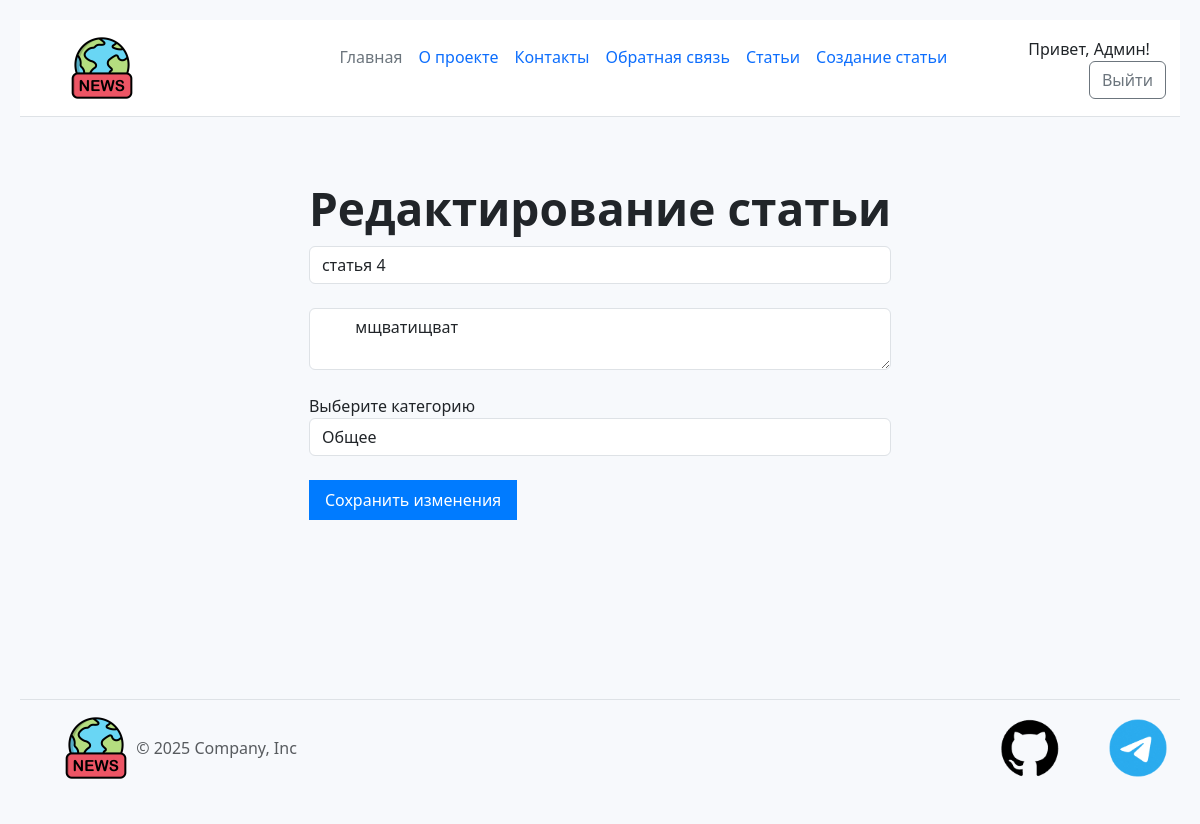
Page /edit-article/4 (signed in) on the committed database.
### models.py (models this page shows, shortened)
class User(UserMixin, db.Model):
    __tablename__ = 'user'
    id = db.Column(db.Integer, primary_key=True)
    name = db.Column(db.String(100), nullable=False)
    email = db.Column(db.String(100), unique=True, nullable=False)
    hashed_password = db.Column(db.String(255), nullable=False)
    created_date = db.Column(db.DateTime(timezone=True), default=lambda: datetime.now(timezone.utc))
    articles = db.relationship('Article', backref='author', lazy=True, cascade='all, delete-orphan')

class Article(db.Model):
    __tablename__ = 'article'
    id = db.Column(db.Integer, primary_key=True)
    title = db.Column(db.String(200), nullable=False)
    text = db.Column(db.Text, nullable=False)
    category = db.Column(db.String(50), default="general")
    created_date = db.Column(db.DateTime(timezone=True), default=lambda: datetime.now(timezone.utc))
    user_id = db.Column(db.Integer, db.ForeignKey('user.id'), nullable=False)
    comments = db.relationship('Comment', backref='article', lazy=True, cascade='all, delete-orphan')

### app.py (the view, shortened to what this page needs)
@app.route("/edit-article/<int:id>", methods=['GET', 'POST'])
@login_required
def edit_article(id):
    article = Article.query.get(id)
    if article.author != current_user:
        return "вы не автор"
    return render_template('edit_article.html', article=article, categories=CATEGORIES)

### app.py (called while the page is built)
@login_manager.user_loader
def load_user(user_id):
    return User.query.get(int(user_id))

### templates/edit_article.html (shortened to what this page needs)
{% extends 'base.html' %}
{% block content %}
<h1 class="welcome-title"> Редактирование статьи </h1>
<form method="post">
    <input type="text" name="title" value="{{ article.title }}" class="form-control" required><br>
    <textarea type="text" name="text" class="form-control textarea-scrollable" row="10" required>
        {{ article.text }}
    </textarea><br>
    <label>Выберите категорию</label>
    <select name="category" class="form-control" required>
        {% for key, name in categories.items() %}
            <option value="{{ key }}">{{ name }}</option>
        {% endfor %}
    </select><br>
    <button class="button" type="submit">Сохранить изменения</button>
</form>
{% endblock %}

### templates/base.html (shortened to what this page needs)
<!DOCTYPE html>
<html lang="en">
<head>
    <link href="https://cdn.jsdelivr.net/npm/bootstrap@5.3.8/dist/css/bootstrap.min.css" rel="stylesheet">
    <link rel="stylesheet" href="{{url_for('static', filename = 'css/main.css')}}">
</head>
<body>
    <div class="page">
        <header class="d-flex flex-wrap align-items-center justify-content-center justify-content-md-between py-3 mb-4 border-bottom">
        <div class="col-md-3 mb-2 mb-md-0">
            <a href="/" class="d-inline-flex link-body-emphasis text-decoration-none"> <svg class="bi" width="40" height="32" role="img" aria-label="Bootstrap"><use xlink:href="#bootstrap"></use></svg>
                <img  class ="logo" src="{{url_for('static', filename='img/world-news.png')}}">
            </a>
        </div>
        <ul class="nav col-12 col-md-auto mb-2 justify-content-center mb-md-0">
            <li><a href="{{url_for('index')}}" class="nav-link px-2 link-secondary">Главная</a></li>
            <li><a href="{{url_for('about')}}" class="nav-link px-2">О проекте</a></li>
            <li><a href="{{url_for('contact')}}" class="nav-link px-2">Контакты</a></li>
            <li><a href="{{url_for('feedback')}}" class="nav-link px-2">Обратная связь</a></li>
            <li><a href="{{url_for('articles')}}" class="nav-link px-2">Статьи</a></li>
            {% if current_user.is_authenticated %}
            <li><a href="{{url_for('create')}}" class="nav-link px-2">Создание статьи</a></li>
            {% endif %}
        <div class="col-md-3 text-end">
            {% if not current_user.is_authenticated %}
            <a href="{{ url_for('login') }}" class="btn btn-outline-primary me-2">Войти</a>
            <a href="{{ url_for('register') }}" class="btn btn-primary">Зарегистрироваться</a>
            {% else %}
            <span class="me-3">Привет, {{ current_user.name }}!</span>
            <a href="{{ url_for('logout') }}" class="btn btn-outline-secondary">Выйти</a>
            {% endif %}
        </div>
        </header>
        <div class="content">
            {% block content %}{% endblock %}
        </div>
        <footer class="d-flex flex-wrap justify-content-between align-items-center py-3 my-4 border-top">
        <div class="col-md-4 d-flex align-items-center">
            <a href="/" class="mb-3 me-2 mb-md-0 text-body-secondary text-decoration-none lh-1" aria-label="Bootstrap"> <svg class="bi" width="30" height="24" aria-hidden="true"><use xlink:href="#bootstrap"></use></svg>
                <img class="logo" src="{{url_for('static', filename='img/world-news.png')}}">
            </a>
            <span class="mb-3 mb-md-0 text-body-secondary">© 2025 Company, Inc</span>
        </div>
        <ul class="nav col-md-4 justify-content-end list-unstyled d-flex">
            <li class="ms-3"><a class="text-body-secondary" href="#" aria-label="Instagram"><svg class="bi" width="24" height="24" aria-hidden="true"><use xlink:href="#instagram"></use></svg></a>
            <img class="footer-link" src="{{url_for('static', filename='img/gethub.png')}}">
            </li>
            <li class="ms-3"><a class="text-body-secondary" href="#" aria-label="Facebook"><svg class="bi" width="24" height="24"><use xlink:href="#facebook"></use></svg></a>
            <img class="footer-link" src="{{url_for('static', filename='img/tg.png')}}">
            </li>
        </ul>
        </footer>
    </div>
</body>
</html>

### static/css/main.css (style rules this page uses)
.logo { height: 64px; width: 64px; }
header { position: sticky; top: 0; padding: 10px; z-index: 1000; background: #fff; }
.footer-link { height: 64px; width: 64px; }
footer { padding: 10px; }
.page { overflow: hidden; display: flex; flex-direction: column; min-height: 100vh; margin-left: auto; margin-right: auto; width: 100%; }
.content { margin: 0 auto; padding: 40px 20px; flex: 1 1 auto; }
.button { padding: 8px 16px; background: #007bff; color: white; border: none; cursor: pointer; }
:root { --gradient-1: linear-gradient(135deg, #FF3366, #FF9933); --gradient-2: linear-gradient(135deg, #36D1DC, #5B86E5); --gradient-3: linear-gradient(135deg, #9733EE, #FF3366); --shadow: 0 10px 30px rgba(0, 0, 0, 0.15); --transition: all 0.4s cubic-bezier(0.33, 1, 0.68, 1); --border-radius: 16px; }
* { margin: 0; padding: 0; box-sizing: border-box; font-family: 'Segoe UI', system-ui, -apple-system, BlinkMacSystemFont, sans-serif; }
body { display: flex; background-color: #f7f9fc; min-height: 100vh; padding: 20px; overflow-x: hidden; }
.welcome-title { font-size: 46px; font-weight: 800; margin-bottom: 10px; text-align: center; }

### rows in the picture
User: name "Админ"
Article: title "статья 4", text "мщватищват"

### other values in the picture
form field category "Общее"
